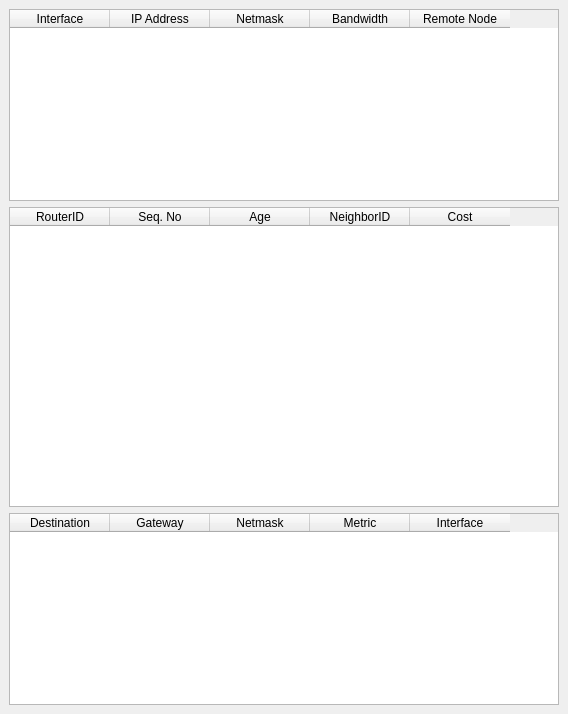
<ui version="4.0" >
 <class>MainWindow</class>
 <widget class="QMainWindow" name="MainWindow" >
  <property name="sizePolicy" >
   <sizepolicy vsizetype="Preferred" hsizetype="Fixed" >
    <horstretch>0</horstretch>
    <verstretch>0</verstretch>
   </sizepolicy>
  </property>
  <property name="windowTitle" >
   <string>MainWindow</string>
  </property>
  <widget class="QWidget" name="widget" >
   <property name="sizePolicy" >
    <sizepolicy vsizetype="Preferred" hsizetype="Fixed" >
     <horstretch>0</horstretch>
     <verstretch>0</verstretch>
    </sizepolicy>
   </property>
   <layout class="QFormLayout" name="formLayout" >
    <item row="0" column="0" >
     <widget class="QTableWidget" name="interfaces" >
      <property name="sizePolicy" >
       <sizepolicy vsizetype="Minimum" hsizetype="Fixed" >
        <horstretch>0</horstretch>
        <verstretch>0</verstretch>
       </sizepolicy>
      </property>
      <property name="minimumSize" >
       <size>
        <width>550</width>
        <height>100</height>
       </size>
      </property>
      <property name="editTriggers" >
       <set>QAbstractItemView::NoEditTriggers</set>
      </property>
      <property name="alternatingRowColors" >
       <bool>true</bool>
      </property>
      <property name="selectionBehavior" >
       <enum>QAbstractItemView::SelectRows</enum>
      </property>
      <column>
       <property name="text" >
        <string>Interface</string>
       </property>
      </column>
      <column>
       <property name="text" >
        <string>IP Address</string>
       </property>
      </column>
      <column>
       <property name="text" >
        <string>Netmask</string>
       </property>
      </column>
      <column>
       <property name="text" >
        <string>Bandwidth</string>
       </property>
      </column>
      <column>
       <property name="text" >
        <string>Remote Node</string>
       </property>
      </column>
     </widget>
    </item>
    <item row="1" column="0" >
     <widget class="QTableWidget" name="linkStateDb" >
      <property name="sizePolicy" >
       <sizepolicy vsizetype="Minimum" hsizetype="Fixed" >
        <horstretch>0</horstretch>
        <verstretch>0</verstretch>
       </sizepolicy>
      </property>
      <property name="minimumSize" >
       <size>
        <width>550</width>
        <height>300</height>
       </size>
      </property>
      <property name="editTriggers" >
       <set>QAbstractItemView::NoEditTriggers</set>
      </property>
      <property name="alternatingRowColors" >
       <bool>true</bool>
      </property>
      <property name="selectionBehavior" >
       <enum>QAbstractItemView::SelectRows</enum>
      </property>
      <column>
       <property name="text" >
        <string>RouterID</string>
       </property>
      </column>
      <column>
       <property name="text" >
        <string>Seq. No</string>
       </property>
      </column>
      <column>
       <property name="text" >
        <string>Age</string>
       </property>
      </column>
      <column>
       <property name="text" >
        <string>NeighborID</string>
       </property>
      </column>
      <column>
       <property name="text" >
        <string>Cost</string>
       </property>
      </column>
     </widget>
    </item>
    <item row="2" column="0" >
     <widget class="QTableWidget" name="routingTable" >
      <property name="sizePolicy" >
       <sizepolicy vsizetype="Minimum" hsizetype="Fixed" >
        <horstretch>0</horstretch>
        <verstretch>0</verstretch>
       </sizepolicy>
      </property>
      <property name="minimumSize" >
       <size>
        <width>550</width>
        <height>150</height>
       </size>
      </property>
      <property name="editTriggers" >
       <set>QAbstractItemView::NoEditTriggers</set>
      </property>
      <property name="alternatingRowColors" >
       <bool>true</bool>
      </property>
      <property name="selectionBehavior" >
       <enum>QAbstractItemView::SelectRows</enum>
      </property>
      <column>
       <property name="text" >
        <string>Destination</string>
       </property>
      </column>
      <column>
       <property name="text" >
        <string>Gateway</string>
       </property>
      </column>
      <column>
       <property name="text" >
        <string>Netmask</string>
       </property>
      </column>
      <column>
       <property name="text" >
        <string>Metric</string>
       </property>
      </column>
      <column>
       <property name="text" >
        <string>Interface</string>
       </property>
      </column>
     </widget>
    </item>
   </layout>
   <zorder>layoutWidget</zorder>
   <zorder>textEdit</zorder>
   <zorder>interfaces</zorder>
   <zorder>routingTable</zorder>
  </widget>
 </widget>
 <resources/>
 <connections/>
</ui>
